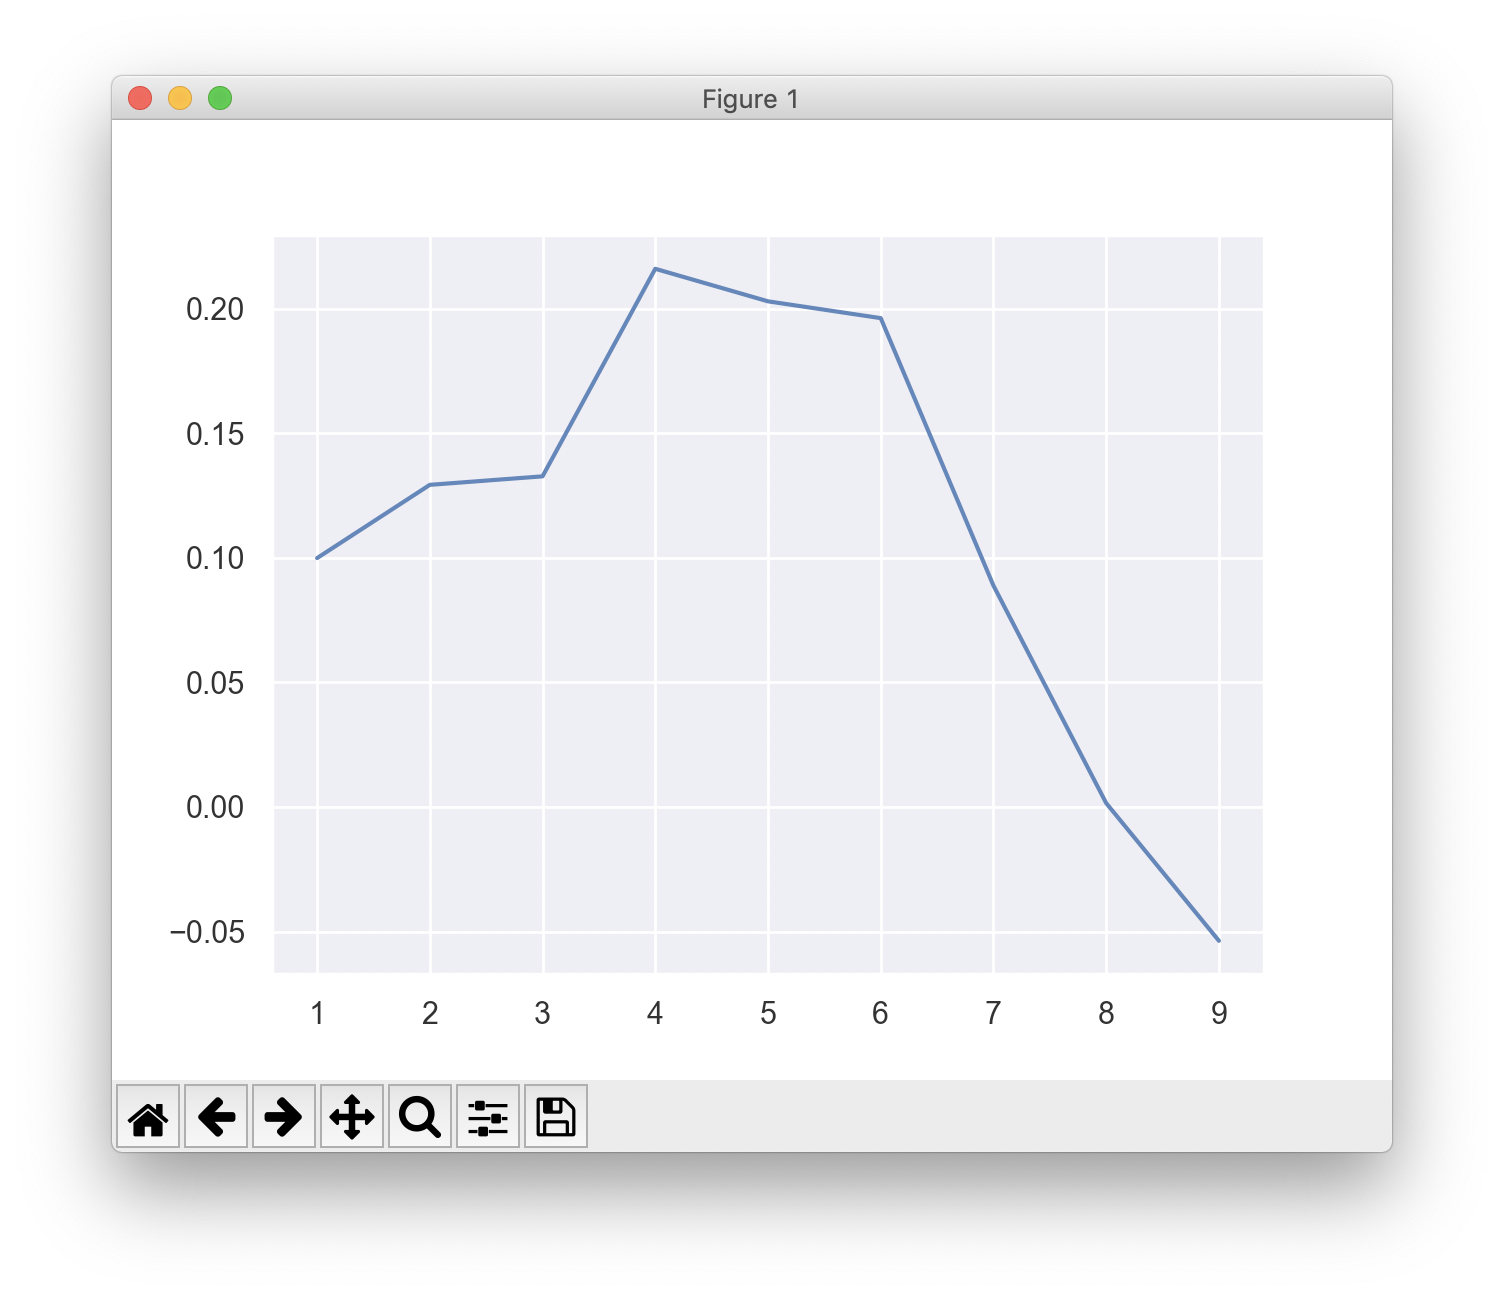

The Python source for this figure:
import pandas as pd
import numpy as np
from sklearn.tree import DecisionTreeRegressor
from sklearn.model_selection import train_test_split
from sklearn.metrics import mean_squared_error
import matplotlib.pyplot as plt
import seaborn as sns
from sklearn.tree import export_graphviz


dataset = pd.read_csv('titanic.csv')


# Check if there are any missing values
# sns.set()
# sns.heatmap(dataset.isnull(), cmap='viridis')
# plt.show()

# Missing values are found in Age and Cabin columns. We can solve Age only by fill them with the median
dataset['Age'] = dataset['Age'].fillna(dataset['Age'].median())

# Feature Engineering
features = ['PassengerId', 'Pclass', 'Age', 'SibSp', 'Parch', 'Fare']
target = dataset['Survived']

# Split dataset into training set and test set 70% training and 30% test
X_train, X_test, y_train, y_test = train_test_split(dataset[features], target, test_size=0.3, random_state=0)


max_depth_range = list(range(1, 10))
# List to store the average RMSE for each value of max_depth:
accuracy = []
for depth in max_depth_range:
    clf = DecisionTreeRegressor(max_depth=depth,
                                 random_state=0)
    clf.fit(X_train, y_train)
    score = clf.score(X_test, y_test)
    accuracy.append(score)

sns.set()
sns.lineplot(max_depth_range, accuracy)
plt.show()
